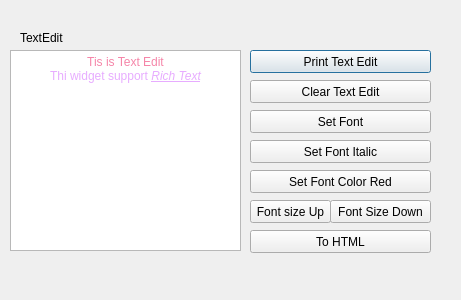
<?xml version="1.0" encoding="UTF-8"?>
<ui version="4.0">
 <class>Dialog</class>
 <widget class="QDialog" name="Dialog">
  <property name="geometry">
   <rect>
    <x>0</x>
    <y>0</y>
    <width>461</width>
    <height>300</height>
   </rect>
  </property>
  <property name="windowTitle">
   <string>Dialog</string>
  </property>
  <widget class="QLabel" name="label">
   <property name="geometry">
    <rect>
     <x>20</x>
     <y>30</y>
     <width>91</width>
     <height>16</height>
    </rect>
   </property>
   <property name="text">
    <string>TextEdit</string>
   </property>
  </widget>
  <widget class="QTextEdit" name="textedit_Test">
   <property name="geometry">
    <rect>
     <x>10</x>
     <y>50</y>
     <width>231</width>
     <height>201</height>
    </rect>
   </property>
   <property name="html">
    <string>&lt;!DOCTYPE HTML PUBLIC &quot;-//W3C//DTD HTML 4.0//EN&quot; &quot;http://www.w3.org/TR/REC-html40/strict.dtd&quot;&gt;
&lt;html&gt;&lt;head&gt;&lt;meta name=&quot;qrichtext&quot; content=&quot;1&quot; /&gt;&lt;style type=&quot;text/css&quot;&gt;
p, li { white-space: pre-wrap; }
&lt;/style&gt;&lt;/head&gt;&lt;body style=&quot; font-family:'Gulim'; font-size:9pt; font-weight:400; font-style:normal;&quot;&gt;
&lt;p align=&quot;center&quot; style=&quot; margin-top:0px; margin-bottom:0px; margin-left:0px; margin-right:0px; -qt-block-indent:0; text-indent:0px;&quot;&gt;&lt;span style=&quot; color:#f585a8;&quot;&gt;Tis is Text Edit&lt;/span&gt;&lt;/p&gt;
&lt;p align=&quot;center&quot; style=&quot; margin-top:0px; margin-bottom:0px; margin-left:0px; margin-right:0px; -qt-block-indent:0; text-indent:0px;&quot;&gt;&lt;span style=&quot; color:#e7acff;&quot;&gt;Thi widget support &lt;/span&gt;&lt;span style=&quot; font-style:italic; text-decoration: underline; color:#e7acff;&quot;&gt;Rich Text&lt;/span&gt;&lt;/p&gt;&lt;/body&gt;&lt;/html&gt;</string>
   </property>
  </widget>
  <widget class="QPushButton" name="btn_printTextEdit">
   <property name="geometry">
    <rect>
     <x>250</x>
     <y>50</y>
     <width>181</width>
     <height>23</height>
    </rect>
   </property>
   <property name="text">
    <string>Print Text Edit</string>
   </property>
  </widget>
  <widget class="QPushButton" name="btn_clearTextEdit">
   <property name="geometry">
    <rect>
     <x>250</x>
     <y>80</y>
     <width>181</width>
     <height>23</height>
    </rect>
   </property>
   <property name="text">
    <string>Clear Text Edit</string>
   </property>
  </widget>
  <widget class="QPushButton" name="btn_setFont">
   <property name="geometry">
    <rect>
     <x>250</x>
     <y>110</y>
     <width>181</width>
     <height>23</height>
    </rect>
   </property>
   <property name="text">
    <string>Set Font</string>
   </property>
  </widget>
  <widget class="QPushButton" name="btn_setFontItalic">
   <property name="geometry">
    <rect>
     <x>250</x>
     <y>140</y>
     <width>181</width>
     <height>23</height>
    </rect>
   </property>
   <property name="text">
    <string>Set Font Italic</string>
   </property>
  </widget>
  <widget class="QPushButton" name="btn_setFontColor">
   <property name="geometry">
    <rect>
     <x>250</x>
     <y>170</y>
     <width>181</width>
     <height>23</height>
    </rect>
   </property>
   <property name="text">
    <string>Set Font Color Red</string>
   </property>
  </widget>
  <widget class="QPushButton" name="btn_fontSizeUp">
   <property name="geometry">
    <rect>
     <x>250</x>
     <y>200</y>
     <width>81</width>
     <height>23</height>
    </rect>
   </property>
   <property name="text">
    <string>Font size Up</string>
   </property>
  </widget>
  <widget class="QPushButton" name="btn_fontSizeDown">
   <property name="geometry">
    <rect>
     <x>330</x>
     <y>200</y>
     <width>101</width>
     <height>23</height>
    </rect>
   </property>
   <property name="text">
    <string>Font Size Down</string>
   </property>
  </widget>
  <widget class="QPushButton" name="btn_toHTML">
   <property name="geometry">
    <rect>
     <x>250</x>
     <y>230</y>
     <width>181</width>
     <height>23</height>
    </rect>
   </property>
   <property name="text">
    <string>To HTML</string>
   </property>
  </widget>
 </widget>
 <resources/>
 <connections/>
</ui>
